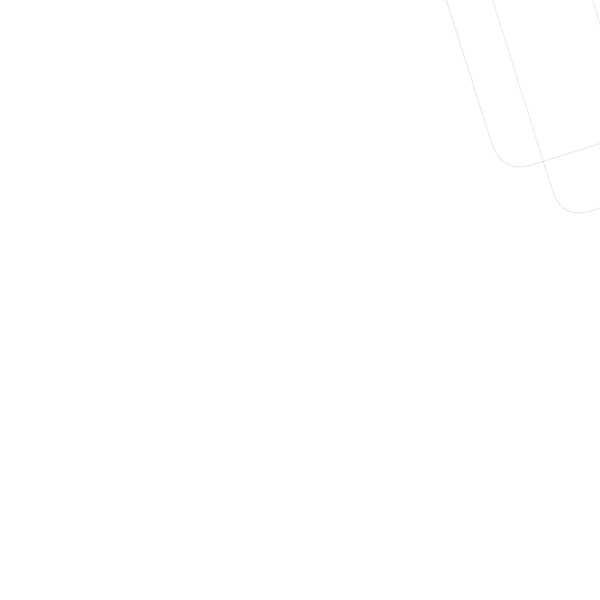
Frame 1 (no input)
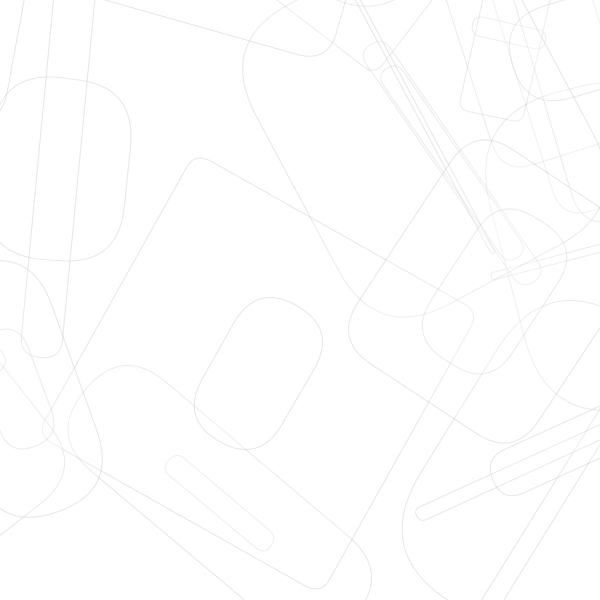
Frame 60 (the mouse pressed at the canvas centre just before this capture)
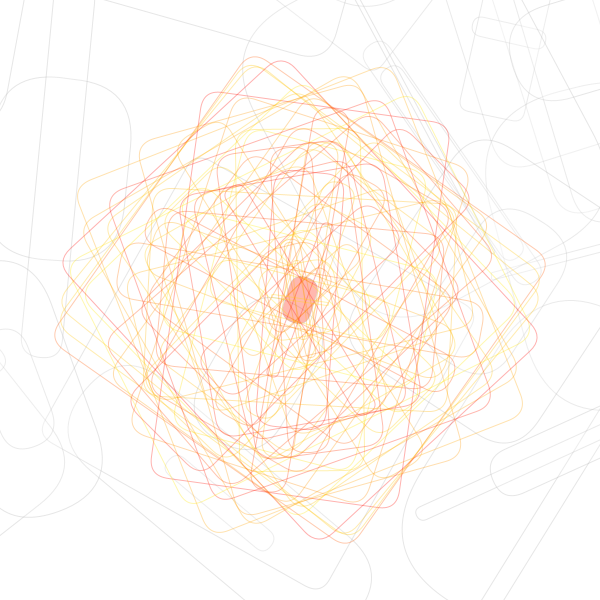
Frame 120 (the mouse held since frame 60 and released just before this capture)

The Processing sketch that drew these frames (run headless with seeded random() and noise(); from frame 60 on, the mouse is pressed at the canvas centre):

// Processing sketch: sketch_160724a
// ── sketch_160724a.pde
int countTime = 0; 
int framePace = 30; 
int countMax = framePace * 100;
int backgroundColor = 255; 
int rectColor = 255;  
int strokeColor = rectColor - 80; 
int transparency = 80; 
int rectBorderShape = 20; 

void setup() { 
  size(600, 600); 
  background(backgroundColor);
  rectMode(CENTER);
  frameRate(framePace); 
} 

void draw() { 
  smooth(); 
  countTime++;

  if (countTime < countMax) { 

    if (mousePressed) { 
      pushMatrix(); 
      translate(mouseX, mouseY);

      if (mouseX != pmouseX) {  

        rotate(random(PI)); 
        fill(255, random (240), 0, transparency); 
        rect(0, 0, random(5, 80), random(5, 80), rectBorderShape); 
      }
      else { 
        noFill(); 
        strokeWeight(1);
        rotate(random(PI));
        stroke(255, random (240), 0, transparency);
        rect(0, 0, random(0, 400), random(0, 400), rectBorderShape); 
      } 
      popMatrix(); 
    } 

    else { 
      float centerX = random(800); 
      float centerY = random(800); 
      rotate (random(TWO_PI)); 
      strokeWeight(1);   
      stroke(strokeColor, strokeColor, strokeColor, transparency); 
      fill(rectColor, rectColor, rectColor, transparency/2); 
      rect (centerX, centerY, random(400), random(400), random(rectBorderShape*5)); 
      rect (centerX, centerY, random(400), random(400), random(rectBorderShape*5)); 
    } 

    if (keyPressed) { 
      background(backgroundColor); 
      countTime = 0; 
    } 
  } 
  
  else { 
    noLoop(); 
  } 
} 
